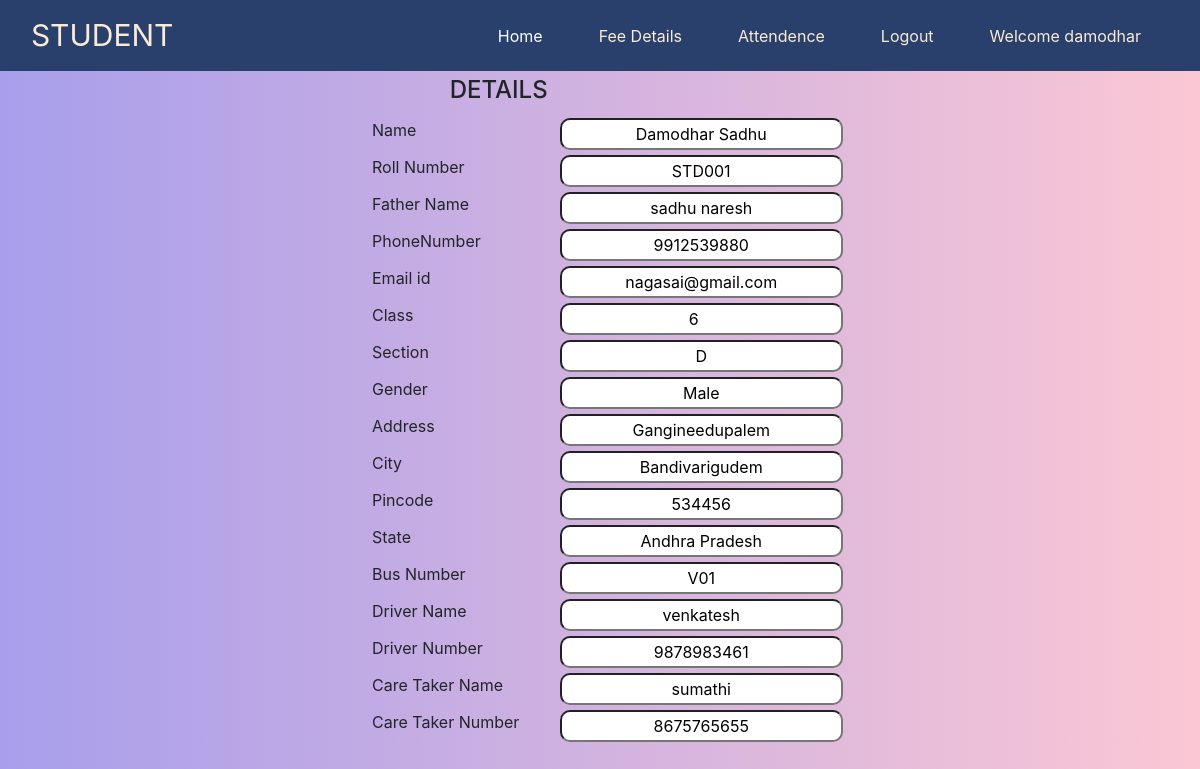
The page /Student/index.php (signed in) on the database its author committed.
### tables this page shows
CREATE TABLE `students` (
  `id` int(11) NOT NULL,
  `roll_number` varchar(15) NOT NULL,
  `student_name` varchar(40) NOT NULL,
  `student_username` varchar(20) NOT NULL,
  `student_password` varchar(20) NOT NULL,
  `student_father` varchar(40) NOT NULL,
  `student_phone_number` varchar(10) NOT NULL,
  `student_mail` varchar(40) NOT NULL,
  `student_class` int(11) NOT NULL,
  `student_section` varchar(1) NOT NULL,
  `student_gender` varchar(6) NOT NULL,
  `student_address` varchar(40) NOT NULL,
  `student_city` varchar(40) NOT NULL,
  `student_pincode` varchar(6) NOT NULL,
  `student_state` varchar(25) NOT NULL,
  `student_bus` varchar(6) NOT NULL,
  `student_year_from` varchar(4) NOT NULL,
  `student_year_to` varchar(4) NOT NULL
);

CREATE TABLE `drivers` (
  `id` int(11) NOT NULL,
  `driver_id` varchar(15) NOT NULL,
  `driver_name` varchar(50) NOT NULL,
  `driver_phone_number` varchar(10) NOT NULL,
  `driver_gender` varchar(6) NOT NULL,
  `driver_address` varchar(50) NOT NULL,
  `driver_city` varchar(15) NOT NULL,
  `driver_pincode` varchar(6) NOT NULL,
  `driver_state` varchar(20) NOT NULL,
  `driver_bus` varchar(10) DEFAULT NULL
);

CREATE TABLE `caretakers` (
  `id` int(11) NOT NULL,
  `ct_id` varchar(15) NOT NULL,
  `ct_name` varchar(50) NOT NULL,
  `ct_username` varchar(15) NOT NULL,
  `ct_password` varchar(20) NOT NULL,
  `ct_phone_number` varchar(10) NOT NULL,
  `ct_gender` varchar(6) NOT NULL,
  `ct_address` varchar(50) NOT NULL,
  `ct_city` varchar(15) NOT NULL,
  `ct_pincode` varchar(6) NOT NULL,
  `ct_state` varchar(20) NOT NULL,
  `ct_bus` varchar(10) DEFAULT NULL
);

### Student/index.php (the view, shortened to what this page needs)
<?php
	$username = "";
    include "../connection.php";
	if(isset($_SESSION['student'])) {
		$username = $_SESSION['student'];
	}else {
		header('location:../index.html');
	}
    $students_query = "SELECT * FROM students WHERE student_username = '$username'";
    $execute_students_query = mysqli_query($con, $students_query);
	$student_values = mysqli_fetch_assoc($execute_students_query);
	$student_bus = $student_values['student_bus'];
	$caretaker_query = "SELECT * FROM caretakers WHERE ct_bus = '$student_bus' LIMIT 1";
	$execute_caretaker_query = mysqli_query($con, $caretaker_query);
	$ct_values = mysqli_fetch_assoc($execute_caretaker_query);
	$driver_query = "SELECT * FROM drivers WHERE driver_bus = '$student_bus' LIMIT 1";
	$execute_driver_query = mysqli_query($con, $driver_query);
	$driver_values = mysqli_fetch_assoc($execute_driver_query);
?>
<!DOCTYPE html>
<html lang="en">
    <head>
        <link rel="stylesheet" href="https://maxcdn.bootstrapcdn.com/bootstrap/4.5.2/css/bootstrap.min.css">
        <link rel="stylesheet" href="./static/css/style.css">
		<link rel="stylesheet" href="../nav.css">
    </head>
    <body style="background: linear-gradient(to right, #9796f0 -20%, #fbc7d4 100%);">
		<nav class="navbar navbar-expand-lg navbar-light nav-color">
			<div class="container-fluid">
				<a class="navbar-brand" href="./index.php" style="color:antiquewhite;font-size:30px">
					STUDENT
				</a>
				<div class="navbar-collapse collapse w-100 order-3 dual-collapse2" id="navbarNavAltMarkup">
					<ul class="navbar-nav ml-auto">
						<li class="nav-item">
							<a class="nav-item nav-link" href="#" style="color:white; margin-left: 20px; margin-right: 20px;">Home</a>
						</li>
						<li class="nav-item">
							<a class="nav-item nav-link" href="./feeDetails.php" style="color:antiquewhite; margin-left: 20px; margin-right: 20px;">Fee Details</a>
						</li>
						<li class="nav-item">
							<a class="nav-item nav-link" href="./attendence.php" style="color:antiquewhite; margin-left: 20px; margin-right: 20px;">Attendence</a>
						</li>
						<li class="nav-item">
							<a class="nav-item nav-link" href="./logout.php" style="color:antiquewhite; margin-left: 20px; margin-right: 20px;">Logout</a>
						</li>
						<li class="nav-item">
							<a class="nav-item nav-link" href="#" style="color:antiquewhite; margin-left: 20px; margin-right: 20px;"><?php echo "Welcome " . $username; ?></a>
						</li>
					</ul>
				</div>
			</div>
		</nav>
		<div class="container">
				<div class="row justify-content-center background">
					<form action="" method="POST"  class = "form1">
						<div class="form-row align-items-center">
							<div class="col-xs-7 col-sm-7">
								<h4>DETAILS</h4>
							</div>
						</div>
						<div class="form-row align-items-center">
							<div class="col-sm-12">
								<div class = "row">
									<label class="col-sm-5">Name</label>
									<input class="col-sm-7" type="text" class="form-control" name="studentName" readonly id="" value = "<?php echo $student_values['student_name']; ?>">
								</div>
							</div>
						</div>
						<div class="form-row align-items-center">
							<div class="col-sm-12">
								<div class = "row">
								<label class="col-sm-5">Roll Number</label>
								<input class="col-sm-7" type="text" class="form-control" name="studentRoll" readonly id="" value = "<?php echo $student_values['roll_number']; ?>" >
							</div>
                        </div>
                    </div>
                    <div class="form-row align-items-center">
                        <div class="col-sm-12">
                            <div class = "row">
								<label class="col-sm-5">Father Name</label>
								<input class="col-sm-7" type="text" class="form-control" name="studentFather" readonly id="" value = "<?php echo $student_values['student_father']; ?>" >
							</div>
                        </div>
                    </div>
                    <div class="form-row align-items-center">
                        <div class="col-sm-12">
							<div class = "row">
								<label class="col-sm-5">PhoneNumber</label>
								<input class="col-sm-7" type="tel" class="form-control" name="studentNumber" readonly id="" value = "<?php echo $student_values['student_phone_number']; ?>">
							</div>
                        </div>
                    </div>
					<div class="form-row align-items-center">
						<div class="col-sm-12">
							<div class = "row">
								<label class="col-sm-5">Email id</label>
								<input class="col-sm-7" type="email" class="form-control" name="studentEmail" readonly id="" value = "<?php echo $student_values['student_mail']; ?>">
							</div>
                        </div>
                    </div>
					<div class="form-row align-items-center">
						<div class="col-sm-12">
							<div class = "row">
								<label class="col-sm-5">Class</label>
								<input class="col-sm-7" type="number" class="form-control" name="studentClass" readonly  id="" value = "<?php echo $student_values['student_class']; ?>">
							</div>
                        </div>
                    </div>
                    <div class="form-row align-items-center">
                        <div class="col-sm-12">
                            <div class = "row">
								<label class="col-sm-5">Section</label>
								<input class="col-sm-7" type="text" class="form-control" name="studentSection" readonly id="" value = "<?php echo $student_values['student_section']; ?>" >
							</div>
                        </div>
                    </div>
                    <div class="form-row align-items-center">
                        <div class="col-sm-12">
                            <div class = "row">
								<label class="col-sm-5">Gender</label>
								<input class="col-sm-7" type="text" class="form-control" name="studentGender" readonly id="" value = "<?php echo $student_values['student_gender']; ?>" >
							</div>
                        </div>
                    </div>
                    <div class="form-row align-items-center">
                        <div class="col-sm-12">
                            <div class = "row">
								<label class="col-sm-5">Address</label>
								<input class="col-sm-7" type="text" class="form-control" name="studentAddress" readonly id="" value = "<?php echo $student_values['student_address']; ?>">
							</div>
                        </div>
                    </div>
                    <div class="form-row align-items-center">
                        <div class="col-sm-12">
                            <div class = "row">
								<label class="col-sm-5">City</label>
								<input class="col-sm-7" type="text" class="form-control" name="studentCity" readonly id="" value = "<?php echo $student_values['student_city']; ?>">
							</div>
                        </div>
                    </div>
                    <div class="form-row align-items-center">
                        <div class="col-sm-12">
                            <div class = "row">
								<label class="col-sm-5">Pincode</label>
								<input class="col-sm-7" type="text" class="form-control" name="studentZipCode" readonly id="" value = "<?php echo $student_values['student_pincode']; ?>">
							</div>
                        </div>
                    </div>
                    <div class="form-row align-items-center">
                        <div class="col-sm-12">
                            <div class = "row">
								<label class="col-sm-5">State</label>
								<input class="col-sm-7" type="text" class="form-control" name="studentState" readonly id="" value = "<?php echo $student_values['student_state']; ?>">
							</div>
                        </div>
                    </div>
                    <div class="form-row align-items-center">
                        <div class="col-sm-12">
                            <div class = "row">
								<label class="col-sm-5">Bus Number</label>
								<input class="col-sm-7" type="text" class="form-control" name="studentBus" readonly id="" value = "<?php echo $student_values['student_bus']; ?>">
							</div>
                        </div>
                    </div>
					<div class="form-row align-items-center">
                        <div class="col-sm-12">
                            <div class = "row">
								<label class="col-sm-5">Driver Name</label>
								<input class="col-sm-7" type="text" class="form-control" name="driverName" readonly id="" value = "<?php echo $driver_values['driver_name']; ?>" >
							</div>
                        </div>
                    </div>
                    <div class="form-row align-items-center">
                        <div class="col-sm-12">
							<div class = "row">
								<label class="col-sm-5">Driver Number</label>
								<input class="col-sm-7" type="tel" class="form-control" name="driverNumber" readonly id="" value = "<?php echo $driver_values['driver_phone_number']; ?>">
							</div>
                        </div>
                    </div>
					<div class="form-row align-items-center">
                        <div class="col-sm-12">
                            <div class = "row">
								<label class="col-sm-5">Care Taker Name</label>
								<input class="col-sm-7" type="text" class="form-control" name="careTakerName" readonly id=""  value = "<?php echo $ct_values['ct_name']; ?>">
							</div>
                        </div>
                    </div>
                    <div class="form-row align-items-center">
                        <div class="col-sm-12">
							<div class = "row">
								<label class="col-sm-5">Care Taker Number</label>
								<input class="col-sm-7" type="tel" class="form-control" name="careTakerNumber" id="" readonly value = "<?php echo $ct_values['ct_phone_number']; ?>">
							</div>
                        </div>
                    </div>
					</form>
				</div>
        </div>
    </body>
</html>

### Student/static/css/style.css (style rules this page uses)
.form-row { margin-top: 5px; }
input { border-radius: 10px; text-align: center; outline: none; }
.form1 { width: 40%; }

### nav.css (style rules this page uses)
body { background: linear-gradient(to right, #9796f0 -20%, #fbc7d4 100%); }
nav { background-color:rgb(41, 64, 109); }

### rows shown on the page
students: studentName "Damodhar Sadhu", studentRoll "STD001", studentFather "sadhu naresh", studentNumber "9912539880", studentEmail "nagasai@gmail.com", studentClass "6", studentSection "D", studentGender "Male", studentAddress "Gangineedupalem", studentCity "Bandivarigudem", studentZipCode "534456", studentState "Andhra Pradesh", studentBus "V01"
drivers: driverName "venkatesh", driverNumber "9878983461"
caretakers: careTakerName "sumathi", careTakerNumber "8675765655"

### other values the page prints
$username "damodhar"
